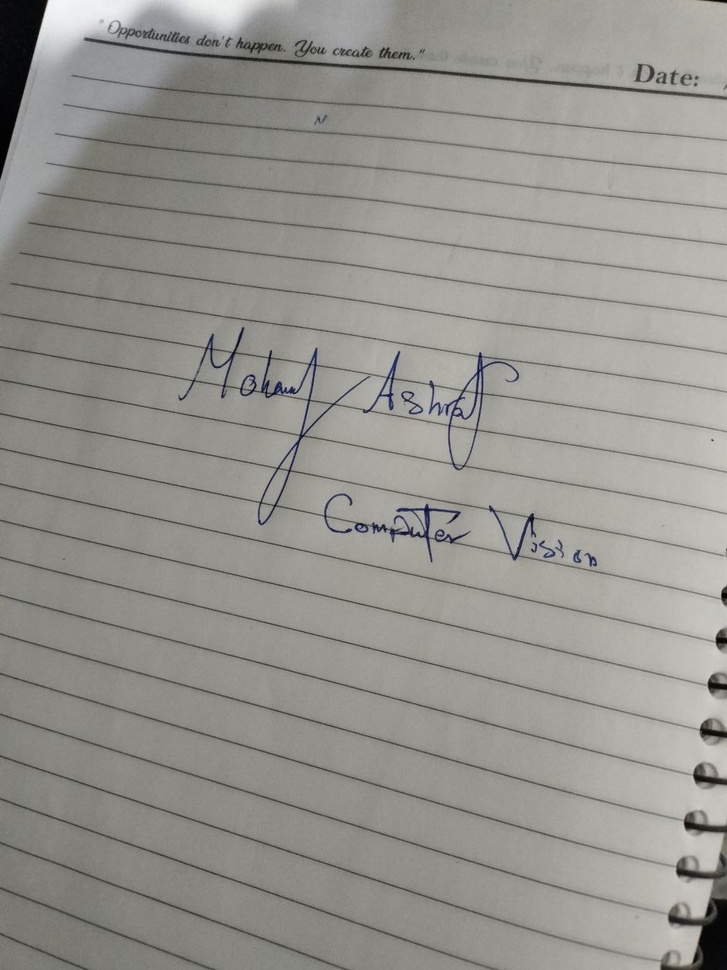
#> input picture assets/handwritten_image.jpg, 727 x 970 px, shrunk from 960 x 1280 before the run
$ jupyter execute 6threshold.ipynb
#> lines starting #> are read from the running program, lines starting #| are printed output that depends on the picture; after the words box and inside, x2 and y2 are one past the last pixel; in counts of white or black regions, pixels touching at a corner belong together
# **Threshold**

[cell 1]
import os
import cv2

img = cv2.imread(os.path.join('..', 'assets', 'handwritten_image.jpg'))
#> img is the input picture: shape (970, 727, 3); mean B, G, R 143.1, 147.7, 148.6
img_gray = cv2.cvtColor(img, cv2.COLOR_BGR2GRAY)
cv2.imshow('Bird Image - Grayscale', img_gray)
cv2.waitKey(0)
cv2.destroyAllWindows()

### **Simple (global) threshold**

[cell 2]
ret, thresh = cv2.threshold(img_gray, 100, 255, cv2.THRESH_BINARY) # threshold value=100, all pixels above 100 are set to 255 (white), below are set to 0 (black).
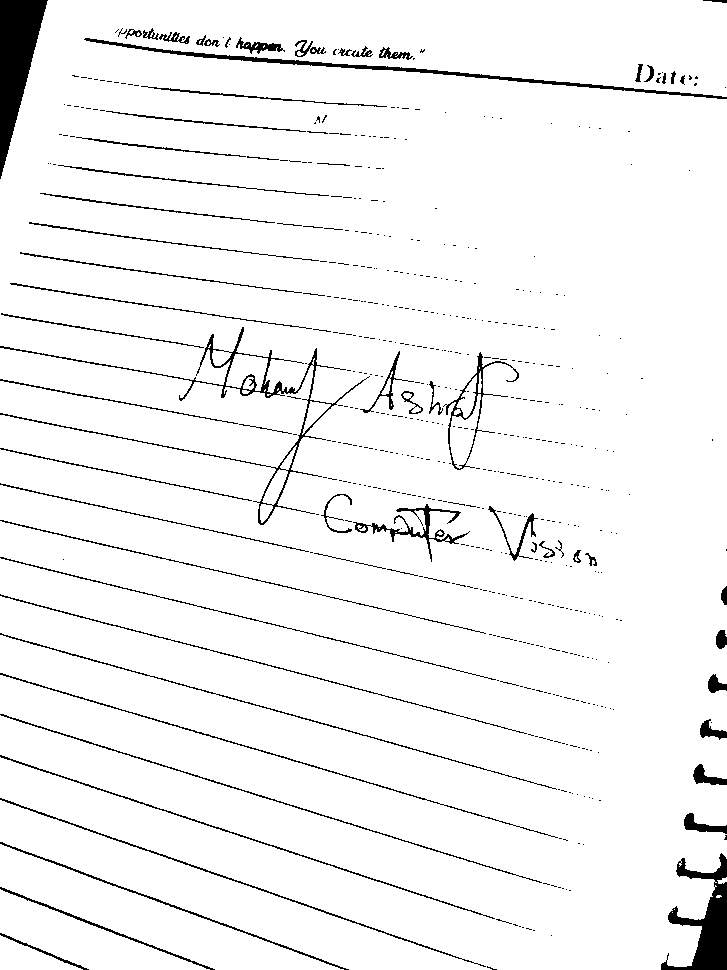
#> thresh: shape (970, 727); 95.4% white; 579 black regions (504 under 20 px), largest, box (x1, y1, x2, y2) and area: (0, 0, 48, 179) 4356, (661, 853, 727, 970) 3077, (0, 327, 370, 525) 2704
# ret -> is the threshold value used (100 in this case), thresh -> is the thresholded image
cv2.imshow('Thresholded Image', thresh)
cv2.imshow('Original image', img)
cv2.waitKey(0)
cv2.destroyAllWindows()

### **Adaptive threshold**

[cell 3]
thresh_adaptive = cv2.adaptiveThreshold(img_gray, 255, cv2.ADAPTIVE_THRESH_GAUSSIAN_C, cv2.THRESH_BINARY, 21, 30) # 11 (must be any odd numbers) is the block size and 2 (must be even) is the constant subtracted from the mean
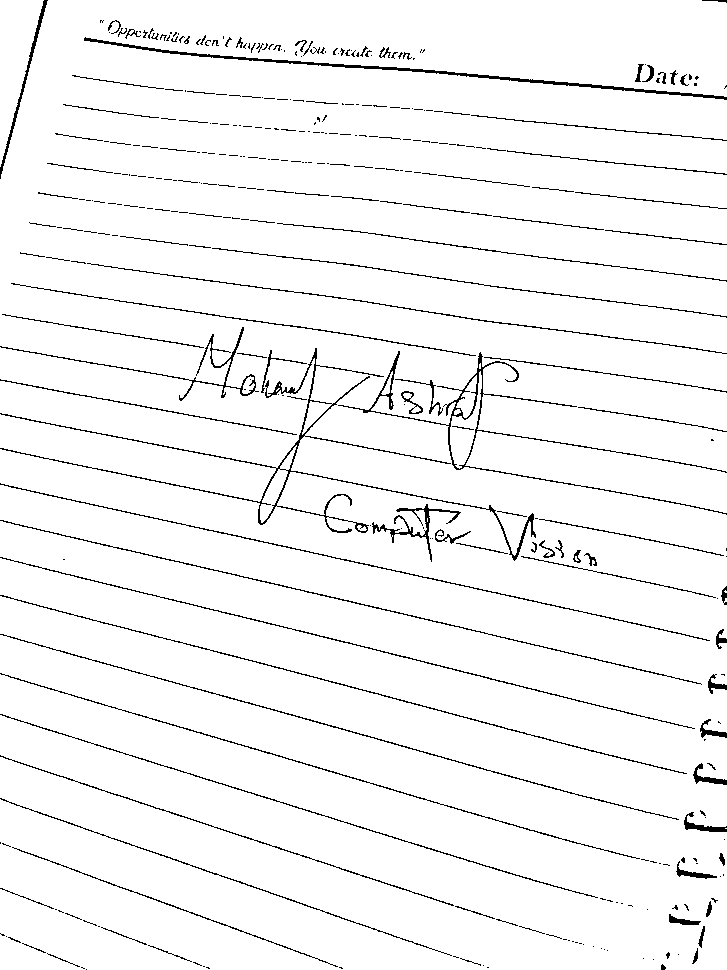
#> thresh_adaptive: shape (970, 727); 96% white; black in thin lines or dots
cv2.imshow('Adaptive Thresholded Image', thresh_adaptive)
cv2.imshow('Original image', img)
cv2.waitKey(0)
cv2.destroyAllWindows()

$ run again, with assets/bird.jpg copied over assets/handwritten_image.jpg
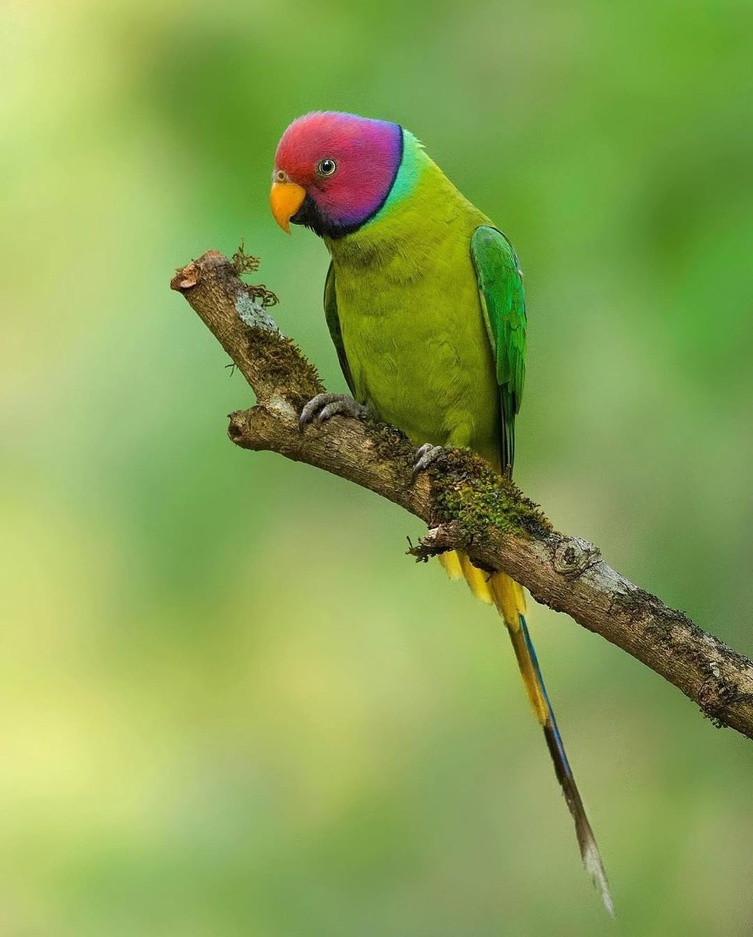
#> input picture assets/bird.jpg, 753 x 937 px, shrunk from 1080 x 1343 before the run
#> img is the input picture: shape (937, 753, 3); mean B, G, R 84.2, 163.1, 137.9
#> `ret, thresh = cv2.threshold(img_gray, 100, 255, cv2.THRESH_BINARY)`:
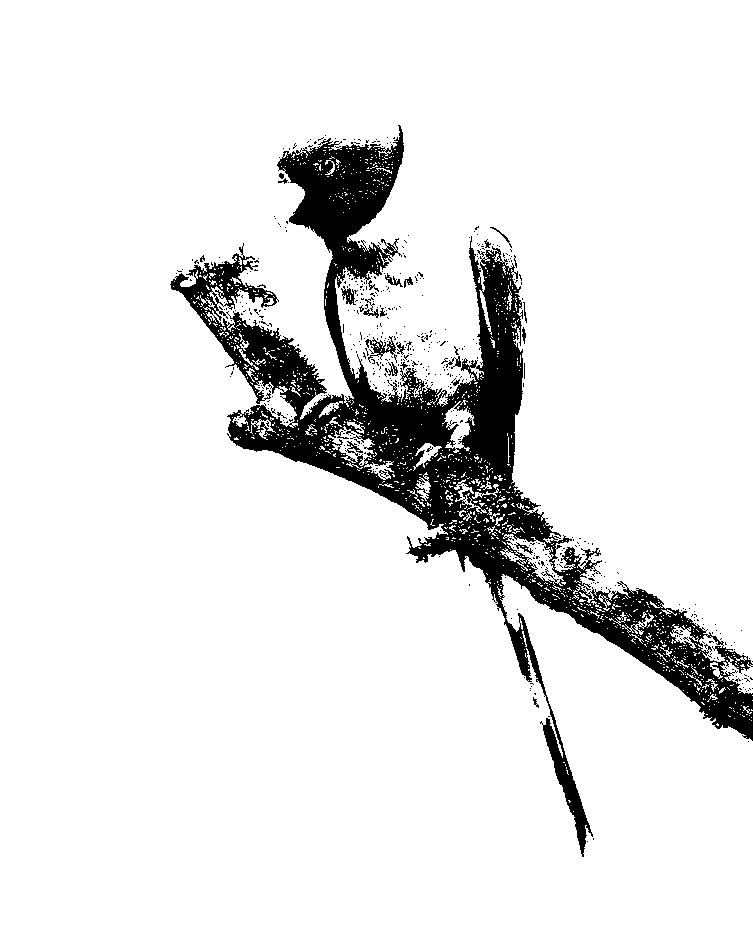
#> thresh: shape (937, 753); 90.4% white; 535 black regions (512 under 20 px), largest, box (x1, y1, x2, y2) and area: (170, 125, 753, 857) 64999, (365, 336, 397, 363) 288, (341, 286, 358, 305) 144
#> `thresh_adaptive = cv2.adaptiveThreshold(img_gray, 255, cv2.ADAPTIVE_TH..`:
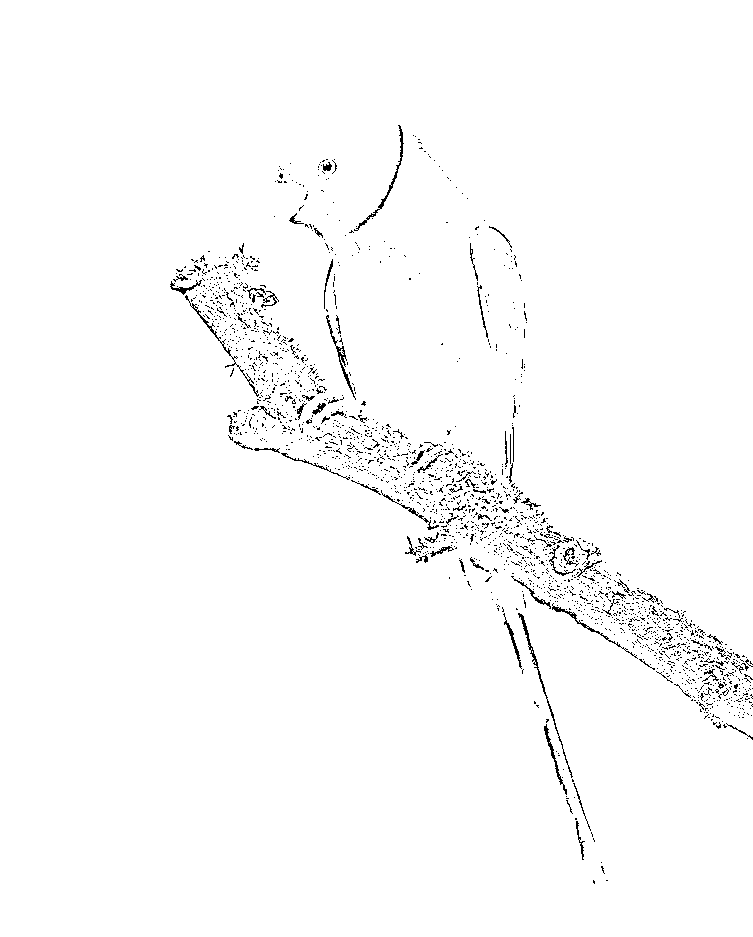
#> thresh_adaptive: shape (937, 753); 98.4% white; black in thin lines or dots, all inside (x1, y1, x2, y2) = (170, 125, 753, 884)
